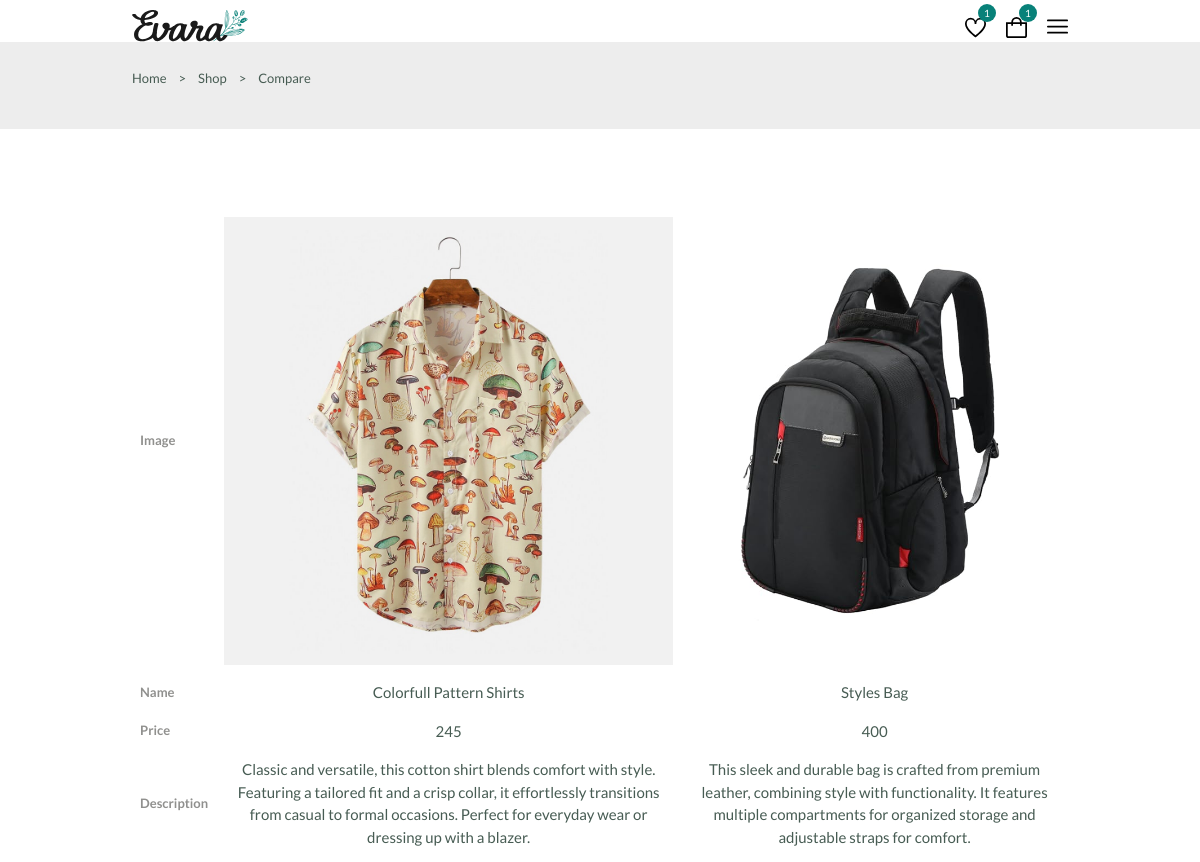
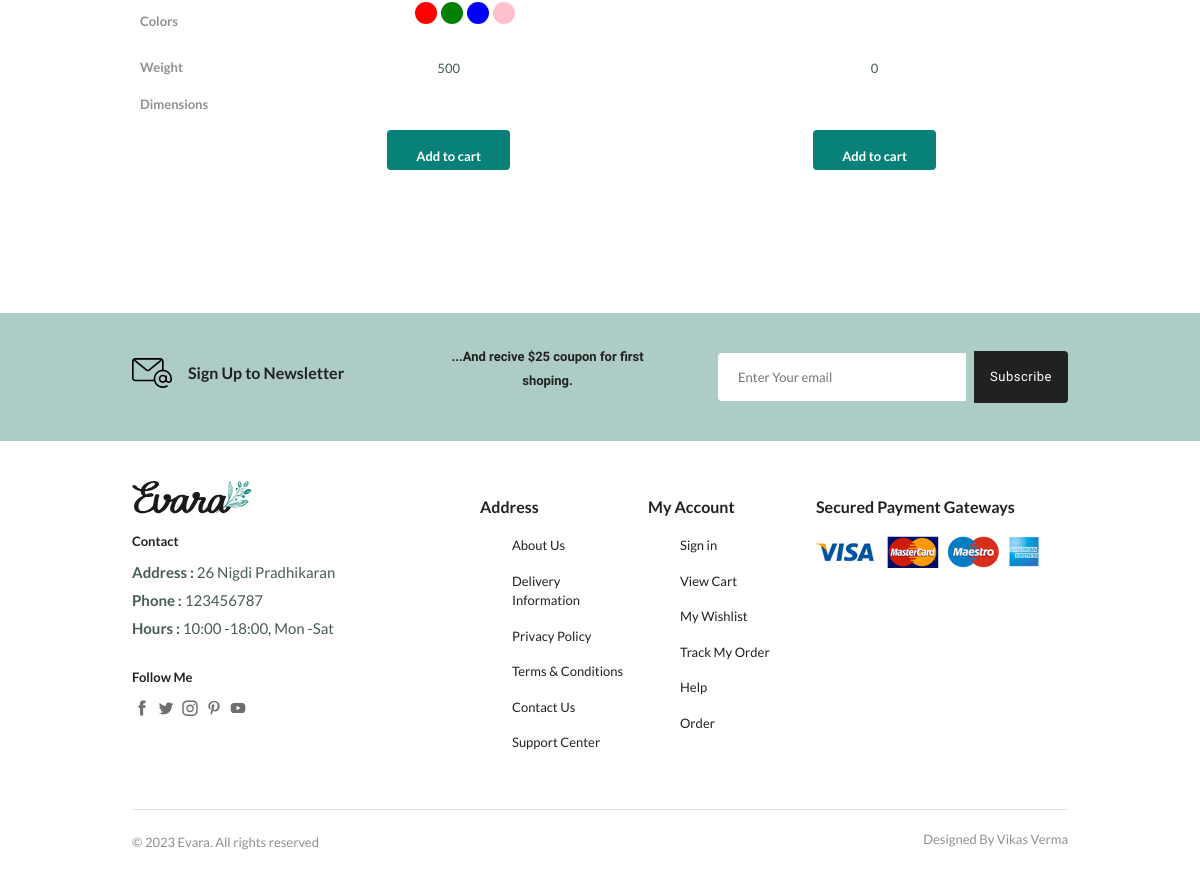
Page /compare.php (signed in) on the committed database (2 pictures, top to bottom).
### tables this page shows
CREATE TABLE `products` (
  `product_id` int(20) NOT NULL,
  `category` varchar(255) NOT NULL,
  `pname` varchar(255) NOT NULL,
  `brand_name` varchar(255) NOT NULL,
  `new_price` int(20) NOT NULL,
  `old_price` int(20) NOT NULL,
  `image1` varchar(255) NOT NULL,
  `image2` varchar(255) NOT NULL,
  `image3` varchar(255) NOT NULL,
  `is_new` int(20) NOT NULL,
  `is_popular` int(20) NOT NULL,
  `is_featured` int(20) NOT NULL,
  `is_deal_of_the_day` int(20) NOT NULL,
  `is_hot_release` int(20) NOT NULL,
  `is_outlet` int(20) NOT NULL,
  `is_top_selling` int(20) NOT NULL,
  `is_trending` int(20) NOT NULL,
  `percent_discount` int(20) NOT NULL,
  `description` varchar(255) NOT NULL,
  `warranty` int(20) NOT NULL,
  `colors` varchar(255) NOT NULL,
  `sizes_available` varchar(255) NOT NULL,
  `tags` varchar(255) NOT NULL,
  `stock_quantity` int(20) NOT NULL,
  `material` varchar(255) NOT NULL,
  `weight` varchar(255) NOT NULL,
  `manufacturer` varchar(255) NOT NULL,
  `Country_of_Origin` varchar(255) NOT NULL
);

### compare.php (the view, shortened to what this page needs)
<!DOCTYPE html>
<html lang="en">
<head>
  <link href="https://cdn.jsdelivr.net/npm/bootstrap@5.0.2/dist/css/bootstrap.min.css" rel="stylesheet">
  <link rel='stylesheet' href='https://cdn-uicons.flaticon.com/2.0.0/uicons-regular-rounded/css/uicons-regular-rounded.css'>
  <link rel="stylesheet" href="https://cdn.jsdelivr.net/npm/swiper@11/swiper-bundle.min.css" />
  <link rel="stylesheet" href="assets/css/styles.css" />
</head>
<body>
  <?php include 'Partials/header.php'; ?>
  <main class="main">
    <section class="breadcrumb">
      <ul class="breadcrumb__list flex container">
        <li><a href="index.php" class="breadcrumb__link">Home</a></li>
        <li><span class="breadcrumb__link">></span></li>
        <li><span class="breadcrumb__link">Shop</span></li>
        <li><span class="breadcrumb__link">></span></li>
        <li><span class="breadcrumb__link">Compare</span></li>
      </ul>
    </section>
    <section class="compare container section--lg">
      <?php
            $user_id = $_SESSION['sno'];
            $compareQuery = "SELECT product_id FROM compare where user_id =' $user_id'";
            $compareResult = mysqli_query($connection, $compareQuery);
            if (mysqli_num_rows($compareResult) > 0) {
              $productIDs = [];
              while ($compareRow = mysqli_fetch_assoc($compareResult)) {
                $productIDs[] = $compareRow['product_id'];
              }
              $productQuery = "SELECT * FROM products WHERE product_id IN (" . implode(',', $productIDs) . ")";
              $productResult = mysqli_query($connection, $productQuery);
              if (mysqli_num_rows($productResult) > 0) {
                echo '<table class="compare__table">';
                $fieldsToDisplay = ['image1','pname', 'new_price', 'description', 'colors', 'weight', 'dimensions', 'product_id'];
                foreach ($fieldsToDisplay as $field) {
                  if ($field == 'product_id') {
                    echo '<tr>';
                    echo '<th></th>';
                  }
                  elseif ($field == 'image1') {
                    echo '<tr>';
                    echo '<th>Image</th>';
                  }
                  elseif ($field == 'new_price') {
                    echo '<tr>';
                    echo '<th>Price</th>';
                  }
                  elseif ($field == 'pname') {
                    echo '<tr>';
                    echo '<th>Name</th>';
                  }
                  else
                  {
                    echo '<tr>';
                    echo '<th>' . ucfirst($field) . '</th>';
                  }
                    foreach ($productIDs as $productID) {
                      $productQuery = "SELECT * FROM products WHERE product_id = $productID";
                      $singleProductResult = mysqli_query($connection, $productQuery);
                      $singleProductRow = mysqli_fetch_assoc($singleProductResult);
                      echo '<td>';
                      switch ($field) {
                        case 'description':
                          echo $singleProductRow[$field];
                          break;
                        case 'image1':
                          echo'<img src="' . $singleProductRow[$field] . '" alt="" class="compare__img">';
                          break;
                        case 'product_id':
                          $id=$singleProductRow[$field];
                          echo '<a href="Partials/cartHandling.php?productid='.$id.'&Quantity=1" class="btn btn--sm">Add to cart</a><br><br>
                          <p > <a id="remove" href="Partials/removeProductHandle.php?productid='.$id.'&listtable=compare"><i class="fi fi-rr-trash table__trash"></i> </a></p>';
                          break;
                        case 'colors':
                          echo '<ul class="color__list compare__colors">';
                          $colors = explode(',', $singleProductRow[$field]);
                          foreach ($colors as $color) {
                            echo '<li><a href="#" class="color__link" style="background-color: ' . $color . ';"></a></li>';
                          }
                          echo '</ul>';
                          break;
                        default:
                          echo '<span class="table__' . $field . '">' . $singleProductRow[$field] . '</span>';
                      }
                      echo '</td>';
                    }
                    echo '</tr>';
                  }
                echo '</table>';
              } else {
                echo 'No products found for comparison.';
              }
            } else {
              echo 'No products selected for comparison.';
            }
      ?>
    </section>
    <?php include "Partials/newsletter.php"; ?>
  </main>
  <?php include "Partials/footer.php"; ?>
</body>
</html>

### assets/css/styles.css (style rules this page uses)
:root { --header-height: 4rem; --first-color: hsl(176, 88%, 27%); --first-color-alt: hsl(129, 44%, 94%); ; --second-color: hsl(34, 94%, 87%); ; --title-color: hsl(0, 0%, 13%); ; --text-color: hsl(154, 13%, 32%); ; --text-color-light: hsl(60, 1%, 56%); ; --body-color: hsl(0, 0%, 100%); ; --container-color: hsl(0, 0%, 93%); ; --border-color: hsl(129, 36%, 85%); ; --border-color-alt: hsl(111, 11%, 88%); ; --body-font: 'Lato', sans-serif; ; --second-font: 'Spartan', sans-serif; ; --big-font-size: 3.5rem; --h1-font-size: 2.75rem; --h2-font-size: 2rem; --h3-font-size: 1.75rem; --h4-font-size: 1.375rem; --large-font-size: 1.125rem; --normal-font-size: 1rem; --small-font-size: 0.875rem; --smaller-font-size: 0.75rem; --tiny-font-size: 0.687rem; --weight-400: 400; --weight-500: 500; --weight-600: 600; --weight-700: 700; --transition: cubic-bezier(0, 0, 0.05, 1); }
@media screen and (max-width: 1200px) { :root { --big-font-size: 2.25rem; --h1-font-size: 2rem; --h2-font-size: 1.375rem; --h3-font-size: 1.25rem; --h4-font-size: 1.125rem; --large-font-size: 1rem; --normal-font-size: 0.9375rem; --small-font-size: 0.8125rem; --smaller-font-size: 0.6875rem; --tiny-font-size: 0.625rem; } }
* { margin: 0; padding: 0; box-sizing: border-box; }
input, textarea, body { color: var(--text-color); font-family: var(--body-font); font-size: var(--normal-font-size); font-weight: var(--weight-400); }
body { background-color: var(--body-color); }
ul { list-style: none; }
a { text-decoration: none; }
img { max-width: 100%; }
table { width: 100%; border-collapse: collapse; }
.container { max-width: 1320px; margin-inline: auto; padding-inline: .75rem; }
.section--lg { padding-block: 4rem; }
.btn { display: inline-block; background-color: var(--first-color); border: 2px solid var(--first-color); color: var(--body-color); padding-inline: 1.7rem; height: 49px; line-height: 49px; border-radius: .25rem; font-family: var(--second-font); font-size: var(--small-font-size); font-weight: var(--weight-700); transition: all .4s var(--transition); text-align: center !important; }
.btn--md, .btn--sm { font-family: var(--body-font); text-align: center !important; }
.btn--sm { height: 40px; line-height: 36px; }
.flex { display: flex; align-items: center; column-gap: 0.5rem; }
.breadcrumb { background-color: var(--container-color); padding-block: 1.5rem; }
.breadcrumb__list { column-gap: 0.75rem; }
.breadcrumb__link { color: var(--text-color); font-size: var(--small-font-size); }
.color__list, .size__list { display: flex; column-gap: 0.25rem; }
.color__link { width: 26px; height: 26px; border-radius: 50%; display: block; }
.compare__table tr th, .compare__table tr td { padding: 0.5rem; border: 1px solid var((--border-color-alt)); }
.compare__table tr th { color: var(--text-color-light); font-size: var(--small-font-size); }
.compare__table tr td { text-align: center; }
.compare__colors { justify-content: center; }
.table__weight, .table__dimension { font-size: var(--small-font-size); }
@media screen and (max-width: 1400px) { .container { max-width: 1140px; } }
@media screen and (max-width: 1200px) { .container { max-width: 960px; } }
@media screen and (max-width: 1200px) { .color__link { width: 22px; height: 22px; } }

### rows in the picture
products: image1 (picture), pname "Colorfull Pattern Shirts", new_price "245", description "Classic and versatile, this cotton shirt blends comfort with style. Featuring a tailored fit and a crisp collar, it effortlessly transitions from casual to formal occasions. Perfect for everyday wear or dressing up with a blazer.", weight "500"
products: image1 (picture), pname "Styles Bag", new_price "400", description "This sleek and durable bag is crafted from premium leather, combining style with functionality. It features multiple compartments for organized storage and adjustable straps for comfort.", weight "0"

### other values in the picture
$wishlist_num "1"
$cart_num "1"
$field "Description"
$field "Colors"
$field "Weight"
$field "Dimensions"
